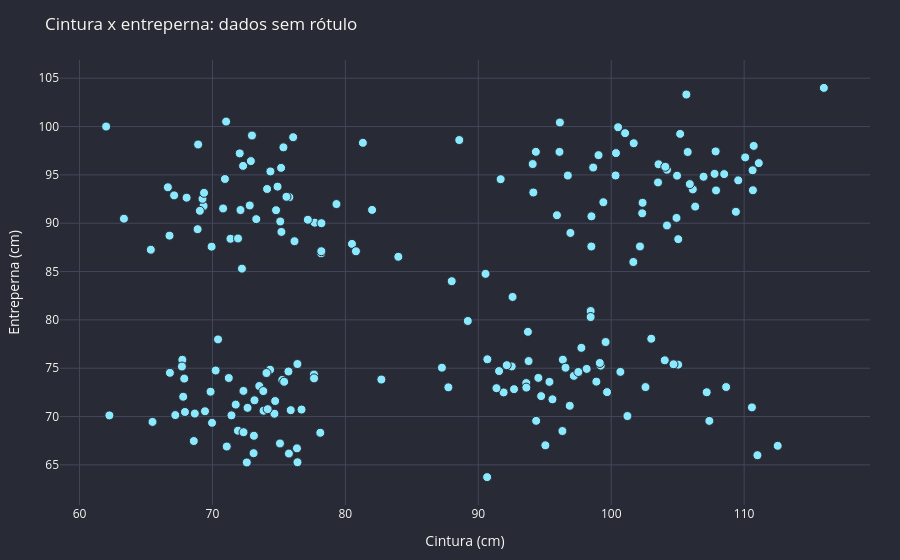

Notebook code for this chart:
### Code cell
fig_initial = px.scatter(
    df, x='cintura_cm', y='entreperna_cm',
    color_discrete_sequence=[DRACULA['cyan']],
    labels={'cintura_cm': 'Cintura (cm)', 'entreperna_cm': 'Entreperna (cm)'},
)
fig_initial.update_traces(marker=dict(size=9, line=dict(color=DRACULA['bg'], width=1)))
apply_dracula(fig_initial, 'Cintura x entreperna: dados sem rótulo')
fig_initial.show()

### Figure 1 — Plotly figure (JSON) as saved in the notebook; plotly's stock layout.template omitted (floating-point values rounded to 4 significant figures; data arrays with more than 128 entries replaced by an {"elided": "..."} marker saying what was removed)
{"data": [{"hovertemplate": "Cintura (cm)=%{x}<br>Entreperna (cm)=%{y}<extra></extra>", "legendgroup": "", "marker": {"color": "#8be9fd", "line": {"color": "#282a36", "width": 1}, "size": 9, "symbol": "circle"}, "mode": "markers", "name": "", "orientation": "v", "showlegend": false, "type": "scatter", "x": {"elided": "204 float values"}, "xaxis": "x", "y": {"elided": "204 float values"}, "yaxis": "y"}], "layout": {"font": {"color": "#f8f8f2"}, "legend": {"tracegroupgap": 0}, "margin": {"b": 55, "l": 60, "r": 30, "t": 60}, "paper_bgcolor": "#282a36", "plot_bgcolor": "#282a36", "title": {"text": "Cintura x entreperna: dados sem rótulo"}, "xaxis": {"anchor": "y", "domain": [0, 1], "gridcolor": "#44475a", "title": {"text": "Cintura (cm)"}, "zerolinecolor": "#6272a4"}, "yaxis": {"anchor": "x", "domain": [0, 1], "gridcolor": "#44475a", "title": {"text": "Entreperna (cm)"}, "zerolinecolor": "#6272a4"}}}
